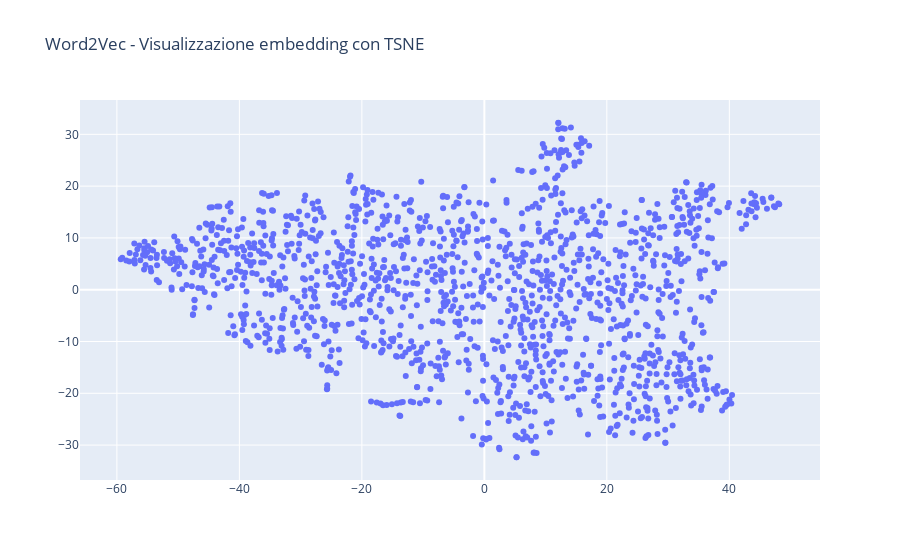

Notebook code cell kept with this figure:
### Code cell
def reduce_dimensions(model):
    num_components = 2  # number of dimensions to keep after compression

    # extract vocabulary from model and vectors in order to associate them in the graph
    vectors = np.asarray(model.wv.vectors)
    labels = np.asarray(model.wv.index_to_key)  

    # apply TSNE 
    tsne = TSNE(n_components=num_components, random_state=0)
    vectors = tsne.fit_transform(vectors)

    x_vals = [v[0] for v in vectors]
    y_vals = [v[1] for v in vectors]
    return x_vals, y_vals, labels


def plot_embeddings(x_vals, y_vals, labels):
    import plotly.graph_objs as go
    fig = go.Figure()
    trace = go.Scatter(x=x_vals, y=y_vals, mode='markers', text=labels)
    fig.add_trace(trace)
    fig.update_layout(title="Word2Vec - Visualizzazione embedding con TSNE")
    fig.show()
    return fig


x_vals, y_vals, labels = reduce_dimensions(w2v_model)

plot = plot_embeddings(x_vals, y_vals, labels)

### Figure 1 — Plotly figure (JSON) as saved in the notebook; plotly's stock layout.template omitted (floating-point values rounded to 4 significant figures; data arrays with more than 128 entries replaced by an {"elided": "..."} marker saying what was removed)
{"data": [{"mode": "markers", "text": {"elided": "1446 str values"}, "type": "scatter", "x": {"elided": "1446 float values"}, "y": {"elided": "1446 float values"}}], "layout": {"title": {"text": "Word2Vec - Visualizzazione embedding con TSNE"}}}
